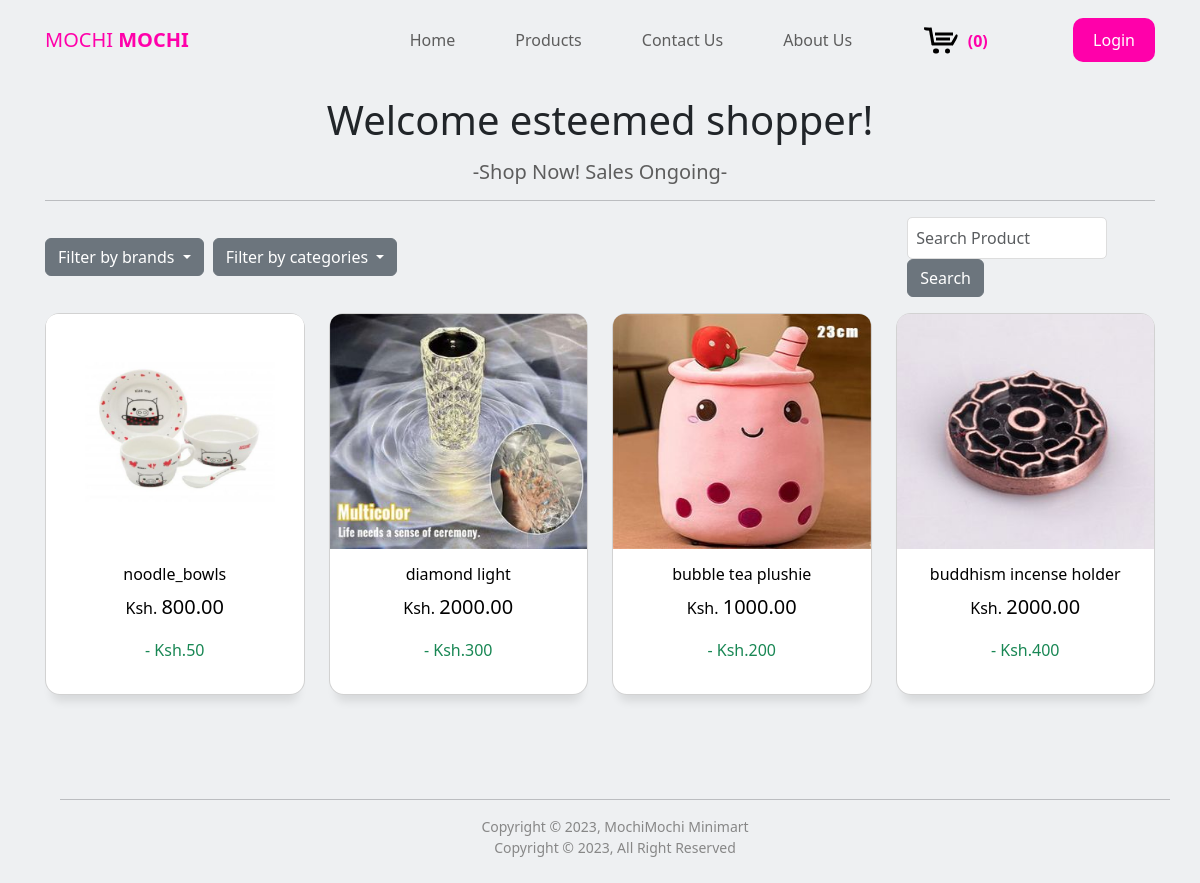
The page /brand/2 on the database its author committed.
### shop/products/models.py (models this page shows, shortened)
class Addproduct(db.Model):
    __searchbale__ = ['name', 'desc']
    id = db.Column(db.Integer, primary_key=True)
    name = db.Column(db.String(80), nullable=False)
    price = db.Column(db.Numeric(10,2), nullable=False)
    discount = db.Column(db.Integer, default=0)
    stock = db.Column(db.Integer, nullable=False)
    colors = db.Column(db.Text, nullable=False)
    desc = db.Column(db.Text, nullable=False)
    pub_date = db.Column(db.DateTime, nullable=False, default=datetime.utcnow)
    brand_id = db.Column(db.Integer, db.ForeignKey('brand.id'), nullable=False)
    brand = db.relationship('Brand', backref=db.backref('brands', lazy=True))
    category_id = db.Column(db.Integer, db.ForeignKey('category.id'), nullable=False)
    category = db.relationship('Category', backref=db.backref('categories', lazy=True))
    image_1 = db.Column(db.String(150), nullable=False, default='image.jpg')
    image_2 = db.Column(db.String(150), nullable=False, default='image.jpg')
    image_3 = db.Column(db.String(150), nullable=False, default='image.jpg')

### shop/products/routes.py (the view)
@app.route('/brand/<int:id>')
def get_brand(id):
    get_b = Brand.query.filter_by(id=id).first_or_404()
    page = request.args.get('page',1, type=int)
    brand = Addproduct.query.filter_by(brand=get_b).paginate(page=page, per_page=8)
    brands = Brand.query.join(Addproduct, (Brand.id == Addproduct.brand_id)).all()
    categories = Category.query.join(Addproduct, (Category.id == Addproduct.category_id)).all()
    return render_template('products/index.html', brand=brand, brands=brands, categories=categories, get_b=get_b)

### shop/templates/products/index.html (shortened to what this page needs)
{% extends 'layout.html' %}
{% block content %}
{% include 'navbar.html' %}
<div class="container">
    <h1 class="text-center mt-3">Welcome esteemed shopper!</h1>
    <h5 class="text-center sales mt-3">-Shop Now! Sales Ongoing-</h5>
    <hr>
    <div class="dropdown">
        <a class="dropdown-button btn btn-secondary dropdown-toggle" href="#" role="button" data-bs-toggle="dropdown" aria-expanded="false">
          Filter by brands
        </a>
        <a class="dropdown-button dropdown-categories btn btn-secondary dropdown-toggle" href="#" role="button" data-bs-toggle="dropdown" aria-expanded="false">
            Filter by categories
          </a>
        <form class="form-inline my-2 my-lg-0" action="{{url_for('result')}}">
            <input class="search-form form-control mr-sn-2" type="search" placeholder="Search Product" aria-label="Search" name="q">
            <button class="search-button btn btn-secondary my-2 my-sm-0" type="submit">Search</button>
        </form>
      </div>
    <div class="row">
        {% if brand %}
        {% for b in brand.items %}
        <div class="col-md-3 mt-3">
            <div class="products_card card"><a href="{{url_for('single_page', id=b.id)}}" class="card-link" style="display: block; color:black;">
                <img class="product_img" src="{{url_for('static', filename='images/' + b.image_1)}}" alt="{{b.name}}" class="card-img-top" height="190">
                <div class=" card-body">
                    <h6 class="text-center">{{b.name}}</h6>
                    <p class="text-center">Ksh. <span style="font-size: 20px">{{b.price}}</span></p>
                    {% if b.discount > 0%}
                    <p class="card__discount text-center mt-2 text-success">- Ksh.{{b.discount}}</p>
                    {% endif %}
                </div>
                        {% set colors = b.colors.split(',') %}
            </a>
            </div>
        </div>
        {% endfor %}
        <div class="row">
        {% endif %}
    </div>
    <br>
</div>
<br>
{% include 'footer.html' %}
{% endblock content %}

### rows shown on the page
Addproduct: image_1 (picture), name "noodle_bowls", price "800.00", discount "50"
Addproduct: image_1 (picture), name "diamond light", price "2000.00", discount "300"
Addproduct: image_1 (picture), name "bubble tea plushie", price "1000.00", discount "200"
Addproduct: image_1 (picture), name "buddhism incense holder", price "2000.00", discount "400"

### other values the page prints
{{ session['Shoppingcart']|length }} "0"
